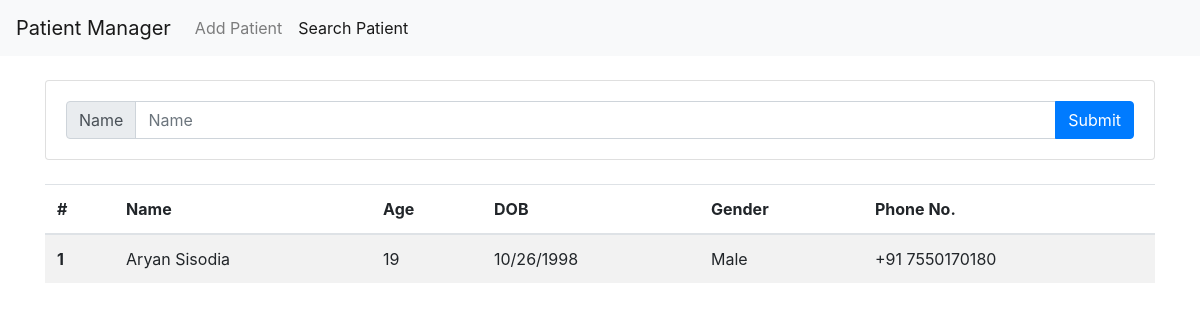
The page /viewPatients on the database as committed earlier.
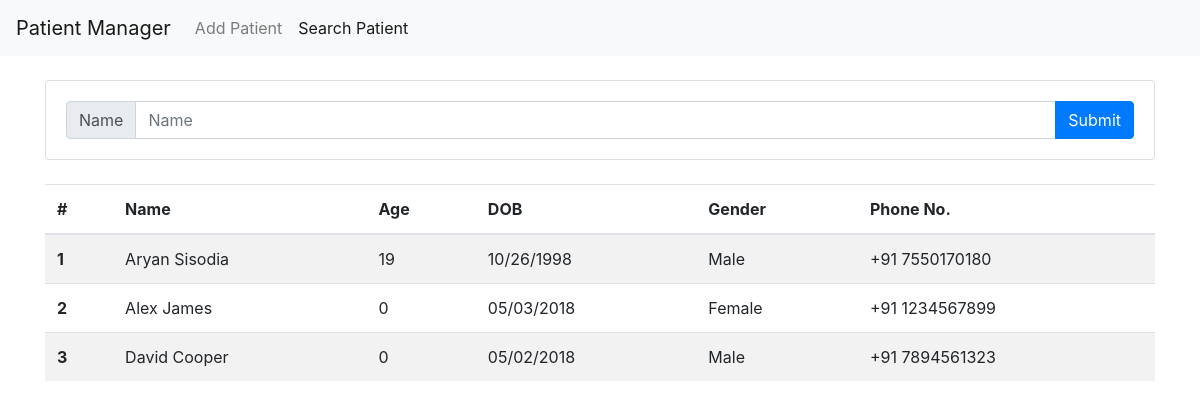
The same page on the database as committed later.
### Patient.py (models this page shows, shortened)
class patients(db.Model):
	__tablename__  = "patients"
	id = db.Column('id', db.Integer, primary_key = True)
	name = db.Column('name', db.String(50))
	age = db.Column('age', db.Integer)
	dob = db.Column('dob', db.String(10))
	gender = db.Column('gender', db.String(1))
	phno = db.Column('phno', db.String(10))
	otherinfo = db.Column('otherinfo', db.String(1024))

### __init__.py (the view)
@app.route('/viewPatients')
def patientDirectory():
	return render_template('view.html', result=patients.query.all(), title="View Patients")

### templates/view.html (shortened to what this page needs)
<!DOCTYPE html>
<html lang="en">
{% include 'header.html' %}
<body>
	<nav class="navbar navbar-expand-lg navbar-light bg-light">
		<a class="navbar-brand" href="index">Patient Manager</a>
		<div class="collapse navbar-collapse" id="navbarNav">
			<ul class="navbar-nav">
				<li class="nav-item">
					<a class="nav-link" href="index">Add Patient</a>
				</li>
				<li class="nav-item active">
					<a class="nav-link" href="viewPatients">Search Patient</a>
				</li>
			</ul>
		</div>
	</nav>
	<br>
	<div class="container">
		<div class="card">
		<div class="card-body">
			<form action="searchPatients" method="GET" id="viewPatientsForm" name="viewPatientsForm">
				<div class="input-group">
					<div class="input-group-prepend">
						<span class="input-group-text" id="name-text">Name</span>
					</div>
					<input type="text" class="form-control" placeholder="Name" id="name" name="name" autofocus>
					<div class="input-group-append">
						<button type="submit" class="btn btn-primary">Submit</button>
					</div>
				</div>
			</form>
		</div>
		</div>
		<br>
		<table class="table table-striped table-hover">
			<thead>
				<th scope="col">#</th>
				<th scope="col">Name</th>
				<th scope="col">Age</th>
				<th scope="col">DOB</th>
				<th scope="col">Gender</th>
				<th scope="col">Phone No.</th>
			</thead>
			<tbody>
				{% for patient in result %}
				<tr>
					<th scope="row">{{loop.index}}</th>
					<td>{{patient.name}}</td>
					<td>{{patient.age}}</td>
					<td>{{patient.dob}}</td>
					<td>
						{% if patient.gender == 'm' %}
						Male
						{% elif patient.gender == 'f' %}
						Female
						{% else %}
						Other
						{% endif %}
					</td>
					<td>+91 {{patient.phno}}</td>
				</tr>
				{% endfor %}
			</tbody>
		</table>
	</div>
</body>
</html>

### templates/header.html (shortened to what this page needs)
<head>
	<link rel="stylesheet" href="https://stackpath.bootstrapcdn.com/bootstrap/4.1.0/css/bootstrap.min.css">
	<link rel="stylesheet" href="https://cdnjs.cloudflare.com/ajax/libs/bootstrap-datepicker/1.8.0/css/bootstrap-datepicker.css">
	<link rel="stylesheet" type="text/css" href="{{ url_for('static', filename = 'style.css') }}">
</head>

Rows that differ between the two databases and show on the page:
added patients: name "Alex James", age "0", dob "05/03/2018", gender "Female", phno "1234567899"
added patients: name "David Cooper", age "0", dob "05/02/2018", gender "Male", phno "7894561323"
